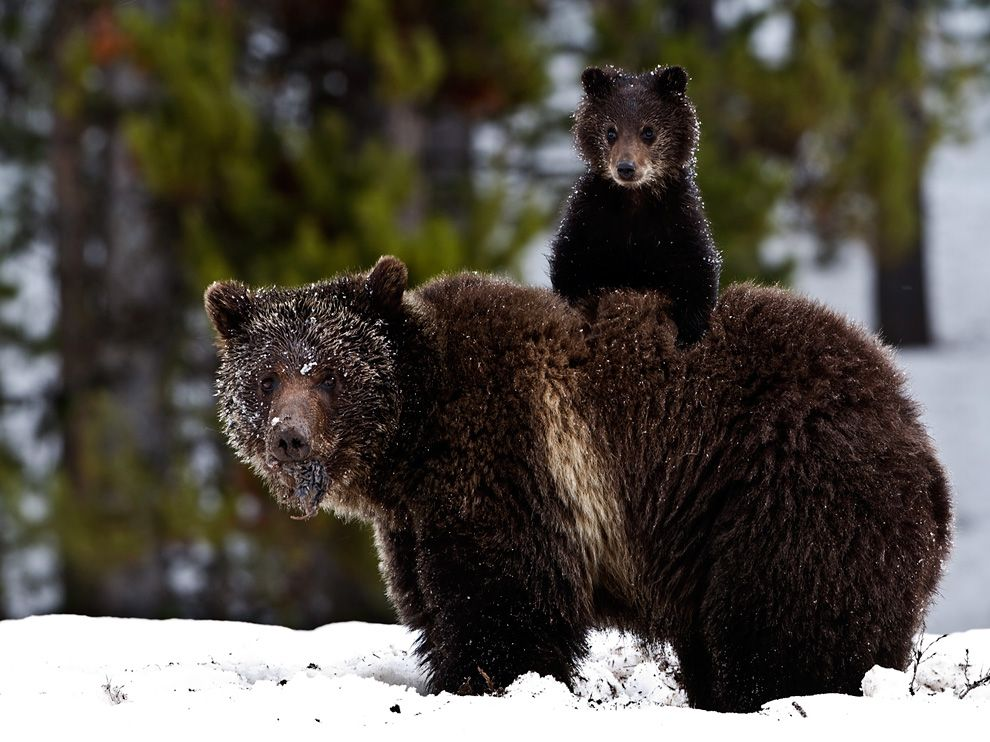
#> input picture _4.cmpp/_python_test/bear.jpg, 990 x 742 px, given in place of dilate_erode2.png, which was not available
$ python opencv24_dilate_erode_morphology.py
#> lines starting #> are read from the running program, lines starting #| are printed output that depends on the picture; after the words box and inside, x2 and y2 are one past the last pixel; in counts of white or black regions, pixels touching at a corner belong together; pictures that were not available may be replaced by others from this repository, and a replacement may not be noted
### _4.python/opencv/opencv_common.py
# OpenCV 共同
# from opencv_common import *

import cv2

print("------------------------------------------------------------")  # 60個

# 共同
import os
import sys
import time
import math
import random
import numpy as np
import pandas as pd
import matplotlib.pyplot as plt

# import seaborn as sns  # 海生, 自動把圖畫得比較好看

font_filename = "D:/_git/vcs/_1.data/______test_files1/_font/msch.ttf"
# 設定中文字型及負號正確顯示
# 設定中文字型檔
plt.rcParams["font.sans-serif"] = "Microsoft JhengHei"  # 將字體換成 Microsoft JhengHei
# 設定負號
plt.rcParams["axes.unicode_minus"] = False  # 讓負號可正常顯示
plt.rcParams["font.size"] = 12  # 設定字型大小


def show():
    # pass
    plt.tight_layout()  # 緊密排列，並填滿原圖大小
    plt.show()


# [5 lines left out: function cvshow, not called in this run]


print("------------------------------------------------------------")  # 60個

from PIL import Image
from PIL import ImageFont
from PIL import ImageDraw

print("------------------------------------------------------------")  # 60個

ESC = 27
SPACE = 32
ENTER = 13
width, height = 640, 480  # 影像寬, 影像高
maxval = 255  # 定義像素最大值, 閾值

print("------------------------------------------------------------")  # 60個

filename1 = "D:/_git/vcs/_1.data/______test_files1/picture1.jpg"
filename2 = "D:/_git/vcs/_1.data/______test_files1/elephant.jpg"
filename3 = "D:/_git/vcs/_4.python/opencv/data/lena_color.jpg"
filename4a = "D:/_git/vcs/_4.python/opencv/data/ims_640X480.bmp"
filename4b = "D:/_git/vcs/_4.python/opencv/data/ims_320X240.jpg"
filename_rgb = "D:/_git/vcs/_4.python/opencv/data/rgb512.bmp"

filename_lena_color = "D:/_git/vcs/_4.python/opencv/data/lena_color.jpg"
filename_lena_gray = "D:/_git/vcs/_4.python/opencv/data/lena_gray.bmp"
filename_barbara = "D:/_git/vcs/_4.python/opencv/data/barbara.bmp"
filename_gray = "D:/_git/vcs/_4.python/opencv/data/threshold/gray_scale.jpg"

filename_star_white = "D:/_git/vcs/_4.python/opencv/data/_shape/star_white.bmp"
filename_star_blue = "D:/_git/vcs/_4.python/opencv/data/_shape/star_blue.bmp"
filename_star_silver = "D:/_git/vcs/_4.python/opencv/data/_shape/star_silver.bmp"

video_filename = "D:/_git/vcs/_4.python/opencv/data/_video/spiderman.mp4"

print("------------------------------------------------------------")  # 60個

# OpenCV_顏色共同
RED = (0, 0, 255)  # B G R
GREEN = (0, 255, 0)  # B G R
BLUE = (255, 0, 0)  # B G R
CYAN = (255, 255, 0)  # B G R
MAGENTA = (255, 0, 255)  # B G R
YELLOW = (0, 255, 255)  # B G R
BLACK = (0, 0, 0)  # B G R
WHITE = (255, 255, 255)  # B G R
GRAY = (128, 128, 128)  # B G R
MAROON = (0, 0, 128)  # 栗色, Maroon
OLIVE = (0, 128, 128)  # 橄欖綠, Olive
LIME = (0, 128, 0)  # 綠色, Green
TEAL = (128, 128, 0)  # 藍綠色, Teal
NAVY = (128, 0, 0)  # 藏青色, Navy
PURPLE = (128, 0, 128)  # 紫色, Purple
SILVER = (192, 192, 192)  # 銀色, Silver
colors = [
    RED,
    GREEN,
    BLUE,
    CYAN,
    MAGENTA,
    YELLOW,
    GRAY,
    MAROON,
    OLIVE,
    LIME,
    TEAL,
    NAVY,
    PURPLE,
    SILVER,
]  # 14個
NN = 14

# BGR
color = [
    (0, 0, 255),  # 紅色, Red
    (0, 255, 0),  # 草綠色, Lime
    (255, 0, 0),  # 藍色, Blue
    (0, 255, 255),  # 黃色, Yellow
    (255, 0, 255),  # 品紅色, Fuchsia Magenta
    (255, 255, 0),  # 青色或水色, Cyan / Aqua
    (0, 0, 0),  # 黑色, Black
    (255, 255, 255),  # 白色, White
    (0, 0, 128),  # 栗色, Maroon
    (0, 128, 128),  # 橄欖綠, Olive
    (0, 128, 0),  # 綠色, Green
    (128, 128, 0),  # 藍綠色, Teal
    (128, 0, 0),  # 藏青色, Navy
    (128, 0, 128),  # 紫色, Purple
    (192, 192, 192),  # 銀色, Silver
    (128, 128, 128),  # 灰色, Gray
]

print("------------------------------------------------------------")  # 60個


# [10 lines left out: function drawText, not called in this run]


print("------------------------------------------------------------")  # 60個

### _4.python/opencv/opencv24_dilate_erode_morphology.py
"""
數學形態學
cv2.dilate()  # dilate 膨脹 擴大 白色變大
cv2.erode()   # erode  侵蝕      白色變小
cv2.morphologyEx()  # morphology 形態學 構詞學
"""

from opencv_common import *

print("------------------------------------------------------------")  # 60個


def draw_line(image):
    H = image.shape[0]
    W = image.shape[1]
    # print(image.shape, H // 100, W // 100)
    for i in range(H // 100 + 1):
        cv2.line(image, (0, 100 * i), (W, 100 * i), (0, 0, 100), 2)  # 畫線 水平線 R

    for i in range(W // 100 + 1):
        cv2.line(
            image, (100 * i, 0), (100 * i, H), (0, 100, 0), 2, lineType=cv2.LINE_AA
        )  # 畫線 垂直線 G


print("------------------------------------------------------------")  # 60個
# 膨脹/侵蝕 cv2.dilate/cv2.erode ST
print("------------------------------------------------------------")  # 60個

image = np.zeros((7, 7), np.uint8)
image[2:5, 2:5] = 1  # 建立前景影像
kernel = np.ones((3, 3), np.uint8)  # 建立3X3內核
dst = cv2.dilate(image, kernel)  # 膨脹.dilate
print(f"image = \n {image}")
print(f"Dilation = \n {dst}")

print("------------------------------------------------------------")  # 60個
print("------------------------------------------------------------")  # 60個

print("侵蝕(Erosion) 白色變小")

image = np.zeros((7, 7), np.uint8)
image[1:6, 1:6] = 1  # 建立前景影像
kernel = np.ones((3, 3), np.uint8)  # 建立3X3內核
dst = cv2.erode(image, kernel)  # 侵蝕.erode
print(f"image = \n {image}")
print(f"Erosion = \n {dst}")

print("------------------------------------------------------------")  # 60個
print("------------------------------------------------------------")  # 60個

print("dilate 擴大 膨脹 效果")

filename = "D:/_git/vcs/_1.data/______test_files1/_image_processing/dilation.bmp"
filename = "D:/_git/vcs/_4.python/opencv/data/morphology/dilate_erode2.png"

image = cv2.imread(filename, cv2.IMREAD_UNCHANGED)  # 彩色讀取 + 有透明度
#> image is the input picture: shape (742, 990, 3); mean B, G, R 70.6, 78.5, 83.1

print("定義矩形結構元素 kernel")

kernel1 = np.ones((3, 3), np.uint8)
kernel2 = np.ones((5, 5), np.uint8)
kernel3 = np.ones((7, 7), np.uint8)

image_dilate1 = cv2.dilate(image, kernel1)
image_dilate2 = cv2.dilate(image, kernel2)
image_dilate3 = cv2.dilate(image, kernel3, iterations=3)

draw_line(image_dilate1)
#> after the loop in draw_line, `for i in range(W // 100 + 1):`: image: shape (742, 990, 3); mean B, G, R 77.5, 88.1, 92
draw_line(image_dilate2)
#> after the loop in draw_line (call 2), `for i in range(W // 100 + 1):`: image: shape (742, 990, 3); mean B, G, R 85, 95.4, 99.4
draw_line(image_dilate3)
#> after the loop in draw_line (call 3), `for i in range(W // 100 + 1):`:
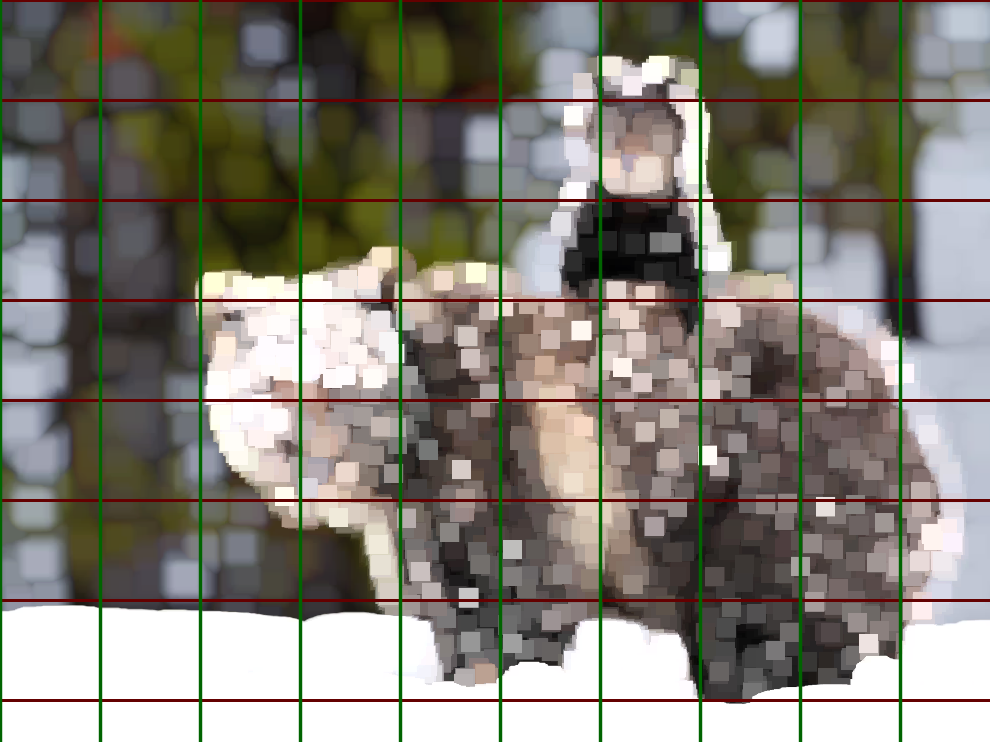
#> image: shape (742, 990, 3); mean B, G, R 118.3, 127.8, 131.6

plt.figure(figsize=(12, 8))

plt.subplot(221)
plt.imshow(cv2.cvtColor(image, cv2.COLOR_BGR2RGB))
plt.title("原圖")

plt.subplot(222)
plt.imshow(cv2.cvtColor(image_dilate1, cv2.COLOR_BGR2RGB))
plt.title("dilate 擴大 膨脹 效果 1")

plt.subplot(223)
plt.imshow(cv2.cvtColor(image_dilate2, cv2.COLOR_BGR2RGB))
plt.title("dilate 擴大 膨脹 效果 2")

plt.subplot(224)
plt.imshow(cv2.cvtColor(image_dilate3, cv2.COLOR_BGR2RGB))
plt.title("dilate 擴大 膨脹 效果 3 加 iterations")

plt.suptitle("白色區域擴大、膨脹了")
show()

print("------------------------------------------------------------")  # 60個
print("------------------------------------------------------------")  # 60個

filename = "D:/_git/vcs/_1.data/______test_files1/_image_processing/erode.bmp"
filename = "D:/_git/vcs/_4.python/opencv/data/morphology/dilate_erode2.png"

image = cv2.imread(filename, cv2.IMREAD_UNCHANGED)  # 彩色讀取 + 有透明度

plt.figure("erode 侵蝕 效果", figsize=(12, 8))

plt.subplot(221)
plt.imshow(cv2.cvtColor(image, cv2.COLOR_BGR2RGB))
plt.title("原圖")

print("erode 侵蝕 效果 1")
kernel1 = np.ones((3, 3), np.uint8)  # 建立3x3內核

image_erosion1 = cv2.erode(image, kernel1)

plt.subplot(222)
draw_line(image_erosion1)
#> after the loop in draw_line (call 4), `for i in range(W // 100 + 1):`: image: shape (742, 990, 3); mean B, G, R 57.1, 67.8, 71.6
plt.imshow(cv2.cvtColor(image_erosion1, cv2.COLOR_BGR2RGB))
plt.title("erode 侵蝕 效果 1")

print("erode 侵蝕 效果 2")
kernel2 = np.ones((5, 5), np.uint8)  # 建立5x5內核

image_erosion2 = cv2.erode(image, kernel2)

plt.subplot(223)
draw_line(image_erosion2)
#> after the loop in draw_line (call 5), `for i in range(W // 100 + 1):`:
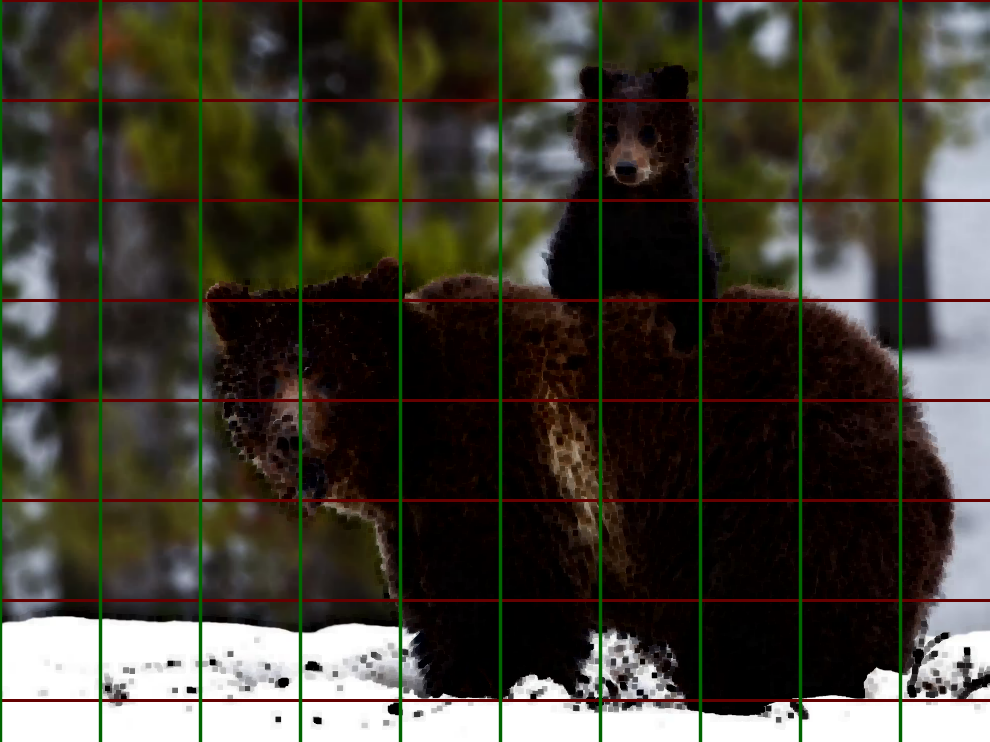
#> image: shape (742, 990, 3); mean B, G, R 52.8, 63.4, 66.9
plt.imshow(cv2.cvtColor(image_erosion2, cv2.COLOR_BGR2RGB))
plt.title("erode 侵蝕 效果 2")

print("erode 侵蝕 效果 3 加 iterations")
kernel3 = np.ones((7, 7), np.uint8)  # 建立7x7內核

image_erosion3 = cv2.erode(image, kernel3, iterations=3)

plt.subplot(224)
draw_line(image_erosion3)
#> after the loop in draw_line (call 6), `for i in range(W // 100 + 1):`:
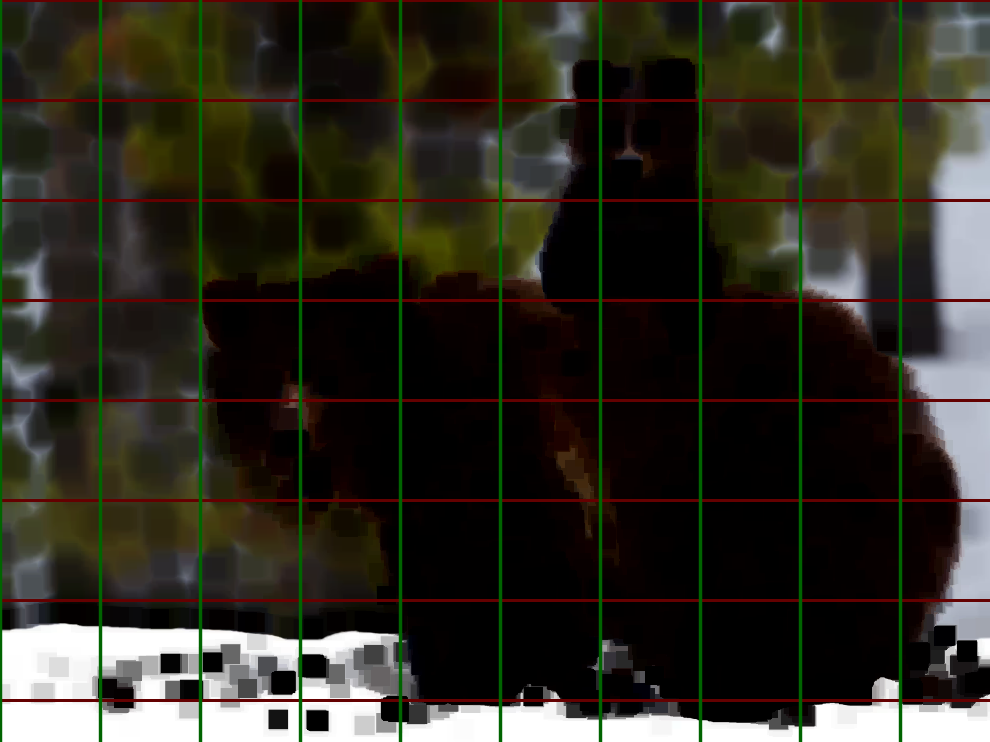
#> image: shape (742, 990, 3); mean B, G, R 35.5, 45.9, 48.5
plt.imshow(cv2.cvtColor(image_erosion3, cv2.COLOR_BGR2RGB))
plt.title("erode 侵蝕 效果 3")

plt.suptitle("白色區域被侵蝕、縮小了")
show()

print("------------------------------------------------------------")  # 60個
print("------------------------------------------------------------")  # 60個


print("膨脹/侵蝕")
print("膨脹(Dilate) 白色變大")
print("侵蝕(Erosion) 白色變小")

filename = "D:/_git/vcs/_4.python/_data/elephant.jpg"
filename = "D:/_git/vcs/_4.python/opencv/data/morphology/dilate_erode1.png"
filename = "D:/_git/vcs/_4.python/opencv/data/morphology/dilate_erode2.png"

image = cv2.imread(filename)  # 彩色讀取

kernel1 = np.ones((3, 3), np.uint8)  # 建立3x3內核
dilation1 = cv2.dilate(image, kernel1)  # 膨脹.dilate

kernel2 = np.ones((5, 5), np.uint8)  # 建立5x5內核
dilation2 = cv2.dilate(image, kernel2)  # 膨脹.dilate

kernel3 = np.ones((7, 7), np.uint8)  # 建立7x7內核
dilation3 = cv2.dilate(image, kernel3)  # 膨脹.dilate

kernel1 = np.ones((3, 3), np.uint8)  # 建立3x3內核
erosion1 = cv2.erode(image, kernel1)  # 侵蝕.erode

kernel2 = np.ones((5, 5), np.uint8)  # 建立5x5內核
erosion2 = cv2.erode(image, kernel2)  # 侵蝕.erode

kernel3 = np.ones((7, 7), np.uint8)  # 建立7x7內核
erosion3 = cv2.erode(image, kernel3)  # 侵蝕.erode

plt.figure(figsize=(12, 8))
plt.subplot(241)
plt.imshow(cv2.cvtColor(image, cv2.COLOR_BGR2RGB))
plt.title("原圖")

plt.subplot(242)
plt.imshow(cv2.cvtColor(dilation1, cv2.COLOR_BGR2RGB))
plt.title("膨脹3X3")

plt.subplot(243)
plt.imshow(cv2.cvtColor(dilation2, cv2.COLOR_BGR2RGB))
plt.title("膨脹5X5")

plt.subplot(244)
plt.imshow(cv2.cvtColor(dilation3, cv2.COLOR_BGR2RGB))
plt.title("膨脹7X7")

plt.subplot(246)
plt.imshow(cv2.cvtColor(erosion1, cv2.COLOR_BGR2RGB))
plt.title("侵蝕3X3")

plt.subplot(247)
plt.imshow(cv2.cvtColor(erosion2, cv2.COLOR_BGR2RGB))
plt.title("侵蝕5X5")

plt.subplot(248)
plt.imshow(cv2.cvtColor(erosion3, cv2.COLOR_BGR2RGB))
plt.title("侵蝕7X7")

plt.suptitle("侵蝕/膨脹")

show()

print("------------------------------------------------------------")  # 60個
print("------------------------------------------------------------")  # 60個

image = cv2.imread("data/morphology/k.jpg")  # 彩色讀取
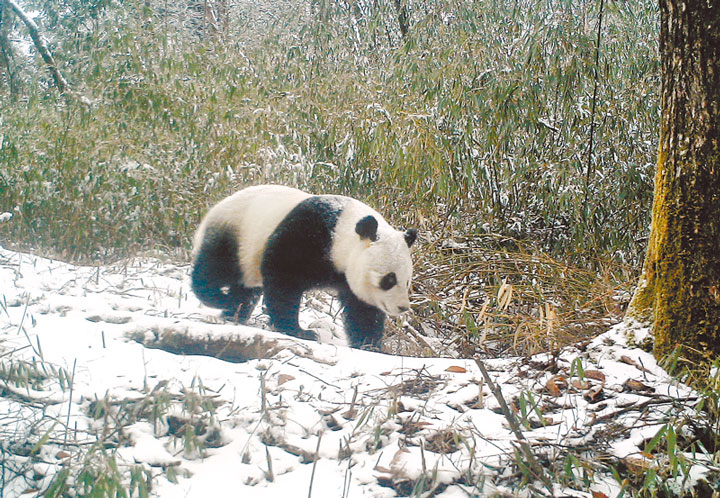
#> input picture _4.python/PIL/new2/panda.jpg, 720 x 498 px, given in place of k.jpg, which was not available
#> image is the input picture: shape (498, 720, 3); mean B, G, R 140.9, 155.5, 156.6

kernel = np.ones((5, 5), np.uint8)  # 建立5x5內核

dst1 = cv2.dilate(image, kernel)  # 膨脹.dilate
dst2 = cv2.erode(image, kernel)  # 侵蝕.erode

print("------------------------------------------------------------")  # 60個
print("------------------------------------------------------------")  # 60個

o = cv2.imread("images/rice.png", cv2.IMREAD_UNCHANGED)  # 彩色讀取 + 有透明度

k = np.ones((5, 5), np.uint8)
e = cv2.erode(o, k)
b = cv2.subtract(o, e)

plt.figure(figsize=(12, 8))
plt.subplot(131)
plt.imshow(o)

plt.subplot(132)
plt.imshow(e)

plt.subplot(133)
plt.imshow(b)

show()

print("------------------------------------------------------------")  # 60個
print("------------------------------------------------------------")  # 60個


print("------------------------------------------------------------")  # 60個
print("------------------------------------------------------------")  # 60個


print("------------------------------------------------------------")  # 60個
print("------------------------------------------------------------")  # 60個


print("------------------------------------------------------------")  # 60個
# 膨脹/侵蝕 cv2.dilate/cv2.erode SP
print("------------------------------------------------------------")  # 60個


print("dilate 擴大 膨脹 效果")

filename = "D:/_git/vcs/_1.data/______test_files1/_image_processing/kernel.bmp"
filename = "D:/_git/vcs/_4.python/opencv/data/morphology/dilate_erode2.png"

image = cv2.imread(filename, cv2.IMREAD_UNCHANGED)  # 彩色讀取 + 有透明度

print("定義矩形結構元素 kernel")

kernel1 = cv2.getStructuringElement(cv2.MORPH_RECT, (59, 59))
#> kernel1: shape (59, 59); every value is 1
kernel2 = cv2.getStructuringElement(cv2.MORPH_CROSS, (59, 59))
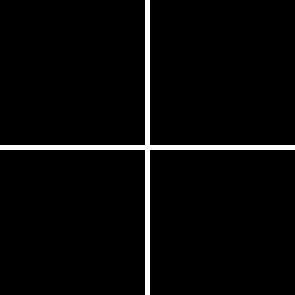
#> kernel2: shape (59, 59) (shown 5 times larger); values 0 (black) and 1 (white), 3.4% white in thin lines or dots
kernel3 = cv2.getStructuringElement(cv2.MORPH_ELLIPSE, (59, 59))
#> kernel3: shape (59, 59); values 0 (black) and 1 (white), 77.6% white; 4 black regions, box (x1, y1, x2, y2) and area: (0, 0, 29, 24) 195, (30, 0, 59, 24) 195, (0, 35, 29, 59) 195, (30, 35, 59, 59) 195
# print("kernel1 =\n", kernel1)
# print("kernel2 =\n", kernel2)
# print("kernel3 =\n", kernel3)

image_dilate1 = cv2.dilate(image, kernel1)
image_dilate2 = cv2.dilate(image, kernel2)
image_dilate3 = cv2.dilate(image, kernel3)

plt.figure(figsize=(12, 8))
plt.subplot(221)
plt.imshow(cv2.cvtColor(image, cv2.COLOR_BGR2RGB))
plt.title("原圖")

plt.subplot(222)
plt.imshow(cv2.cvtColor(image_dilate1, cv2.COLOR_BGR2RGB))
plt.title("dilate 白色膨脹 方 MORPH_RECT")

plt.subplot(223)
plt.imshow(cv2.cvtColor(image_dilate2, cv2.COLOR_BGR2RGB))
plt.title("dilate 白色膨脹 叉 MORPH_CROSS")

plt.subplot(224)
plt.imshow(cv2.cvtColor(image_dilate3, cv2.COLOR_BGR2RGB))
plt.title("dilate 白色膨脹 橢 MORPH_ELLIPSE")

plt.suptitle("白色區域擴大、膨脹了")
show()

print("------------------------------------------------------------")  # 60個
print("------------------------------------------------------------")  # 60個

print("膨脹/侵蝕")

filename = "data/flower.png"
filename = "D:/_git/vcs/_4.python/opencv/data/morphology/dilate_erode1.png"
filename = "D:/_git/vcs/_4.python/_data/elephant.jpg"
# filename = "D:/_git/vcs/_4.python/_data/bear.jpg"
# filename = "D:/_git/vcs/_4.python/_data/panda.jpg"

image = cv2.imread(filename)  # 彩色讀取
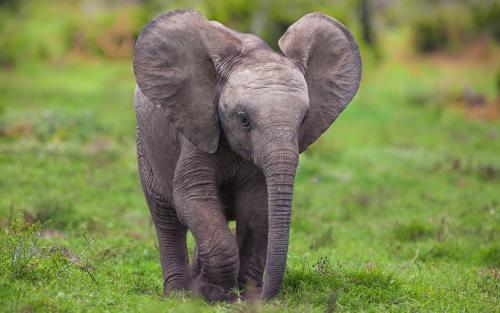
#> input picture _4.python/__code/大數據淘金術：Python機器學習高手實彈演練/elephant.jpg, 500 x 313 px, found by its file name
#> image is the input picture: shape (313, 500, 3); mean B, G, R 82.1, 132.9, 124.4

image_gray = cv2.cvtColor(image, cv2.COLOR_BGR2GRAY)  # 轉灰階

#        cv2.threshold(image, 閥值, 最大灰度值, 使用的二值化方法)
_, RedThresh = cv2.threshold(image_gray, 160, 255, cv2.THRESH_BINARY)
#> RedThresh: shape (313, 500); 9.6% white; 584 white regions (544 under 20 px), largest, box (x1, y1, x2, y2) and area: (363, 31, 469, 102) 2970, (224, 50, 309, 117) 2872, (322, 119, 425, 175) 1557


# OpenCV定義的結構矩形元素
kernel = cv2.getStructuringElement(cv2.MORPH_RECT, (3, 3))  # 建立內核
#> kernel = [[1, 1, 1], [1, 1, 1], [1, 1, 1]]

dilation = cv2.dilate(RedThresh, kernel)  # 膨脹.dilate
#> dilation: shape (313, 500); 16.2% white; 232 white regions (132 under 20 px), largest, box (x1, y1, x2, y2) and area: (219, 49, 310, 120) 3927, (342, 30, 470, 114) 3618, (40, 61, 147, 107) 2213

erosion = cv2.erode(RedThresh, kernel)  # 侵蝕.erode
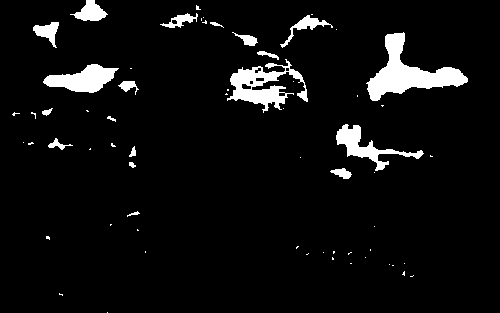
#> erosion: shape (313, 500); 5.7% white; 63 white regions (44 under 20 px), largest, box (x1, y1, x2, y2) and area: (366, 32, 468, 101) 2557, (227, 59, 308, 113) 1734, (43, 64, 119, 93) 1225

# NumPy定義的結構元素
NpKernel = np.uint8(np.ones((3, 3)))  # 建立3X3內核
Nperoded = cv2.erode(RedThresh, NpKernel)  # 侵蝕.erode
# cv2.imshow("Eroded by NumPy kernel", Nperoded)  # 顯示腐蝕后的圖像


print("------------------------------------------------------------")  # 60個
print("------------------------------------------------------------")  # 60個

image = cv2.imread("data/jianzhu.png", cv2.IMREAD_GRAYSCALE)  # 灰階讀取

kernel = cv2.getStructuringElement(cv2.MORPH_RECT, (3, 3))  # 建立內核

#> (the run stopped early here; a loop or call above may not have finished)
